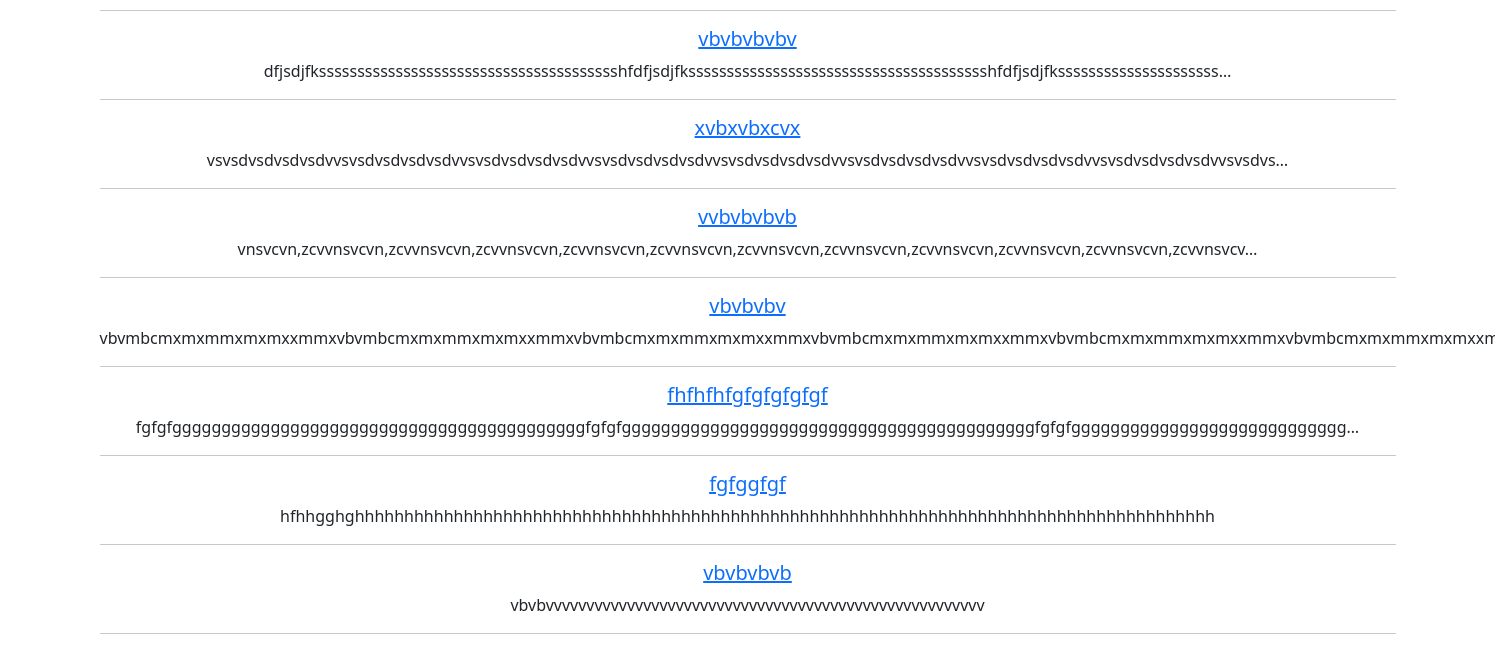
/posts/search/ (lower part), run on an earlier commit of the app's database.
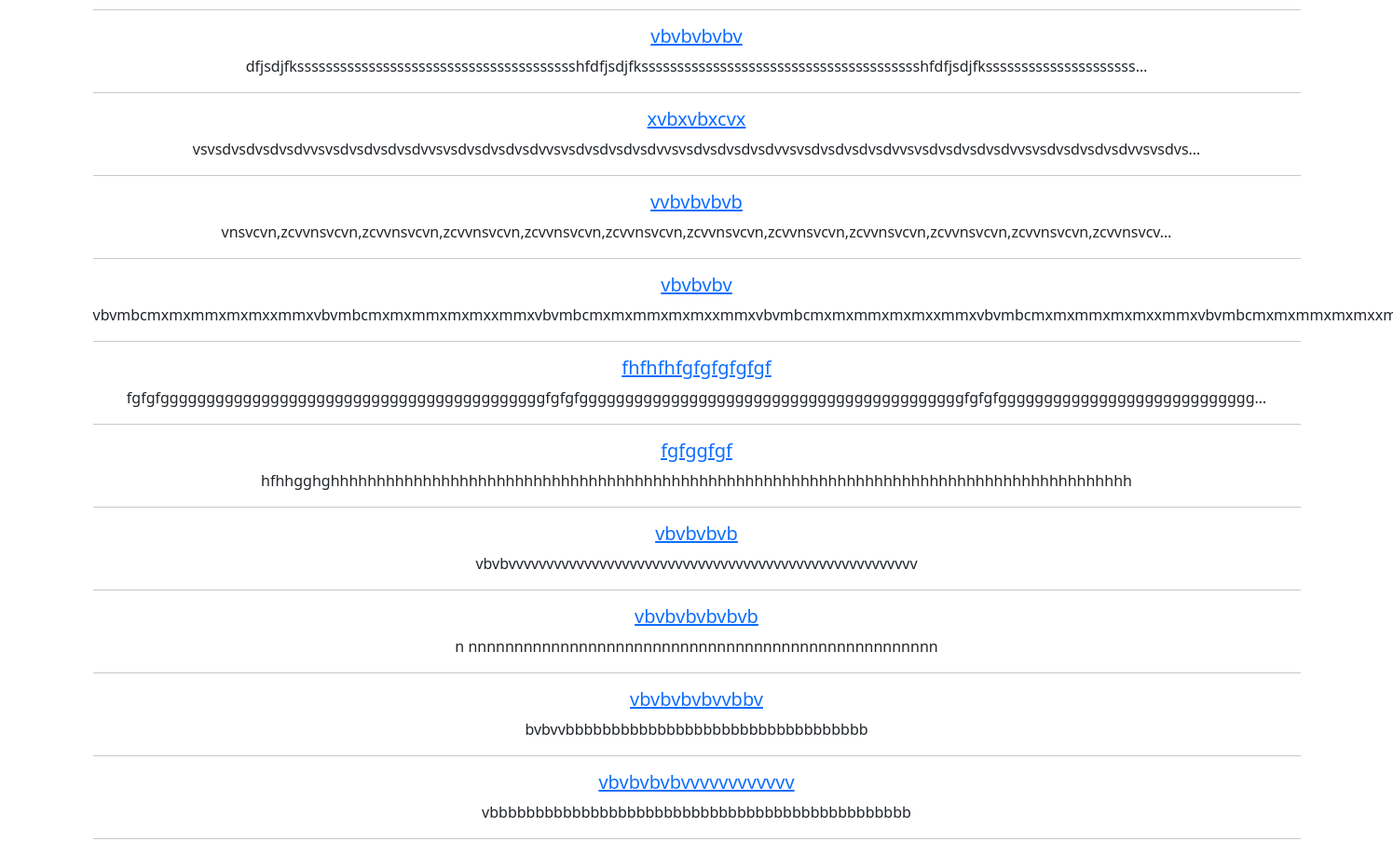
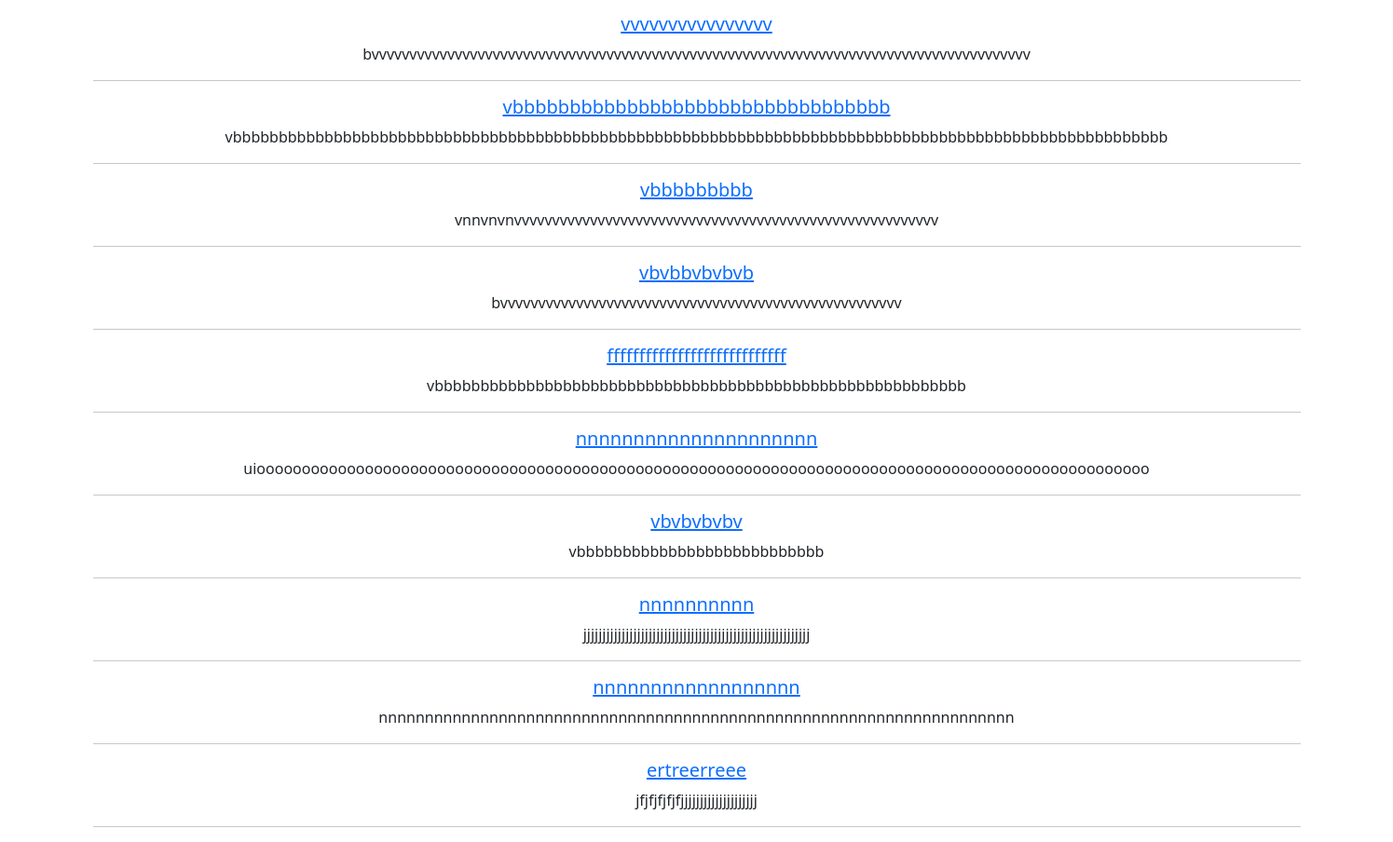
And on a later commit of the database (2 pictures, top to bottom).
### news/models.py (models this page shows, shortened)
class Post(models.Model):
    author = models.ForeignKey(Author, on_delete=models.CASCADE)
    CHOICES = [
        ('Article', (
            ('PL', 'Policy'),
            ('EC', 'Economic'),
            ('SP', 'Sport'),
            ('ED', 'Education'),
            ('CL', 'Culture'),
        )
         ),
        ('News', (
            ('PL', 'Policy'),
            ('EC', 'Economic'),
            ('SP', 'Sport'),
            ('ED', 'Education'),
            ('CL', 'Culture'),
        )
         ),
    ]
    title = models.CharField(max_length=300)
    text_type = models.CharField(max_length=300, choices=CHOICES)
    category = models.ManyToManyField('Category', through='PostCategory')
    creation_datetime = models.DateTimeField(auto_now_add=True)
    text = models.TextField()
    rating = models.IntegerField(default=0, db_column='rating')

### news/views.py (the view)
# urls.py: path('search/', PostSearch.as_view(), name='post_searching'),
class PostSearch(ListView):
    model = Post
    template_name = 'searching.html'
    context_object_name = 'posts'
    success_url = reverse_lazy('posts_lst')
    def get_queryset(self):
        queryset = super().get_queryset()
        self.filterset = PostFilter(self.request.GET, queryset)
        return self.filterset.qs
    def get_context_data(self, **kwargs):
        context = super().get_context_data(**kwargs)
        context['filterset'] = self.filterset
        return context

### news/templatetags/custom_filters.py (called while the page is built)
@register.filter()
def censor(value):
   for word in bad_words:
      if word.lower() in value.lower():
         value = value.replace(word[1:-2], '*' * (len(word)-1))
   return value

### templates/searching.html (shortened to what this page needs)
{% extends 'flatpages/default.html' %}
{% load custom_filters %}
{% block content %}
{% if posts %}
       <br><h5>Found  post:</h5><br>
       {% for post in posts %}
          <h5><a href="{% url 'post_dtl' pk=post.pk %}">{{ post.title|censor }}</a></h5>
          <a>{{ post.text |truncatechars:128|censor }}</a><br>
          <hr>
       {% endfor %}
   {% else %}
       <h3>There is no post!</h3>
{% endif %}
{% endblock content %}

### templates/flatpages/default.html (shortened to what this page needs)
{% load static %}
<!DOCTYPE html>
<html lang="en">
    <head>
        {% load static %}
        <link href="{% static 'startbootstrap-bare-gh-pages/css/styles.css' %}" rel="stylesheet">
    </head>
    <body>
        <div class="container">
            <div class="row">
                <div class="col-lg-12 text-center">
                    {% block content %}{% endblock content %}
                </div>
            </div>
        </div>
    </body>
</html>

What changed in the data, as far as the page shows it:
added Post: title|censor "vbvbvbvbvbvb", text|censor "n nnnnnnnnnnnnnnnnnnnnnnnnnnnnnnnnnnnnnnnnnnnnnnnnnnn"
added Post: title|censor "vbvbvbvbvvbbv", text|censor "bvbvvbbbbbbbbbbbbbbbbbbbbbbbbbbbbbbbbb"
added Post: title|censor "vbvbvbvbvvvvvvvvvvvv", text|censor "vbbbbbbbbbbbbbbbbbbbbbbbbbbbbbbbbbbbbbbbbbbbbbb"
added Post: title|censor "vvvvvvvvvvvvvvvv", text|censor "bvvvvvvvvvvvvvvvvvvvvvvvvvvvvvvvvvvvvvvvvvvvvvvvvvvvvvvvvvvvvvvvvvvvvvvvvvvvvvvvvvvvvvvv"
added Post: title|censor "vbbbbbbbbbbbbbbbbbbbbbbbbbbbbbbbbb", text|censor "vbbbbbbbbbbbbbbbbbbbbbbbbbbbbbbbbbbbbbbbbbbbbbbbbbbbbbbbbbbbbbbbbbbbbbbbbbbbbbbbbbbbbbbbbbbbbbbbbbbbbbb"
added Post: title|censor "vbbbbbbbbb", text|censor "vnnvnvnvvvvvvvvvvvvvvvvvvvvvvvvvvvvvvvvvvvvvvvvvvvvvvvvvvvvvvvv"
added Post: title|censor "vbvbbvbvbvb", text|censor "bvvvvvvvvvvvvvvvvvvvvvvvvvvvvvvvvvvvvvvvvvvvvvvvvvvvvv"
added Post: title|censor "ffffffffffffffffffffffffffff", text|censor "vbbbbbbbbbbbbbbbbbbbbbbbbbbbbbbbbbbbbbbbbbbbbbbbbbbbbbbbbbb"
added Post: title|censor "nnnnnnnnnnnnnnnnnnnnn", text|censor "uiooooooooooooooooooooooooooooooooooooooooooooooooooooooooooooooooooooooooooooooooooooooooooooooooooo"
added Post: title|censor "vbvbvbvbv", text|censor "vbbbbbbbbbbbbbbbbbbbbbbbbbbb"
added Post: title|censor "nnnnnnnnnn", text|censor "jjjjjjjjjjjjjjjjjjjjjjjjjjjjjjjjjjjjjjjjjjjjjjjjjjjjjjjjjjj"
added Post: title|censor "nnnnnnnnnnnnnnnnnn", text|censor "nnnnnnnnnnnnnnnnnnnnnnnnnnnnnnnnnnnnnnnnnnnnnnnnnnnnnnnnnnnnnnnnnnnnn"
added Post: title|censor "ertreerreee", text|censor "jfjfjfjfjfjjjjjjjjjjjjjjjjjjjj"
